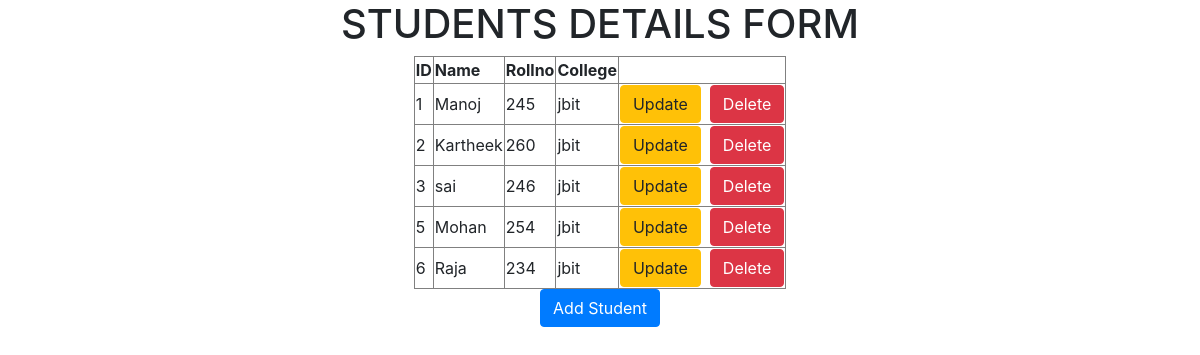
The page / on the database its author committed.
### studentapp/models.py (models this page shows)
class students(models.Model):
    name=models.CharField(max_length=20)
    rollno=models.IntegerField()
    college=models.CharField(max_length=20)

### studentapp/views.py (the view)
# urls.py: path('', views.details),
def details(request):
    student=students.objects.all()
    return render(request,'table.html',{'student':student})

### templates/table.html
{% extends 'base.html' %}
{% block content %}
<h1>STUDENTS DETAILS FORM</h1>
<table border="1">
<tr>
    <th>ID</th>
    <th>Name</th>
    <th>Rollno</th>
    <th>College</th>
</tr>
   {% for stu in student %}
<tr>
 <td>{{ stu.id }}</td>
    <td>{{ stu.name }}</td>
    <td>{{ stu.rollno }}</td>
    <td>{{ stu.college }}</td>
 <td><a href="/update/{{ stu.id }}" class="btn btn-warning">Update</a>&nbsp&nbsp<a href="/delete/{{ stu.id }}" class="btn btn-danger">Delete</a> </td>
</tr>
{% endfor %}
</table>
     <a   href="/insert" class="btn btn-primary">Add Student</a><br><br>
{% endblock %}

### templates/base.html (shortened to what this page needs)
<!DOCTYPE html>
<html lang="en">
<head>
    <link rel="stylesheet" href="https://stackpath.bootstrapcdn.com/bootstrap/4.4.1/css/bootstrap.min.css">
</head>
<body>
<div class="container" align="center">
    {% block content %}
    {% endblock %}
</div>
</body>
</html>

### templates/base.html (style rules this page uses)
body { background: url("https://images.unsplash.com/photo-1516979187457-637abb4f9353?ixlib=rb-1.2.1&ixid=eyJhcHBfaWQiOjEyMDd9&auto=format&fit=crop&w=600&q=60"); background-repeat: no-repeat; background-size: cover; }

### rows shown on the page
students: id "1", name "Manoj", rollno "245", college "jbit"
students: id "2", name "Kartheek", rollno "260", college "jbit"
students: id "3", name "sai", rollno "246", college "jbit"
students: id "5", name "Mohan", rollno "254", college "jbit"
students: id "6", name "Raja", rollno "234", college "jbit"
